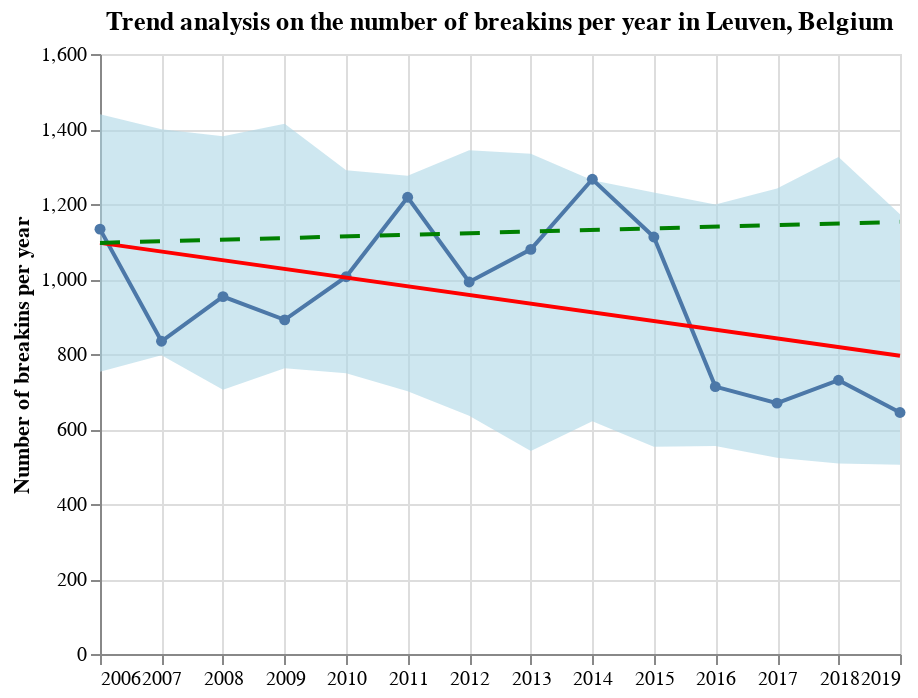

Notebook source saved alongside this figure:
### Code cell
y_low  = results.params['Intercept'] # ?ost likely value of the intercept
y_high = results.params['Intercept'] + results.conf_int()[1]['index'] * df.shape[0] # Value of upward trend for the last year
df_upward_trend = pd.DataFrame({'year':[df['year'].min(), df['year'].max()], 
                                'breakins':[y_low, y_high]})
possible_upwards_trend = alt.Chart(df_upward_trend).mark_line(
    color='green',
    strokeDash=[10,10]
).encode(
    x='year:T',
    y=alt.Y('breakins:Q',
    title='Number of breakins per year')
)

points = alt.Chart(df).mark_line(point=True).encode(x='year', y='breakins', tooltip='breakins')
(ci + points  + points.transform_regression('year', 'breakins').mark_line(color='red') 
              + possible_upwards_trend).properties(
    title='Trend analysis on the number of breakins per year in Leuven, Belgium'
)

### Figure 1 — Vega-Lite specification as saved in the notebook (floating-point values rounded to 4 significant figures)
{"config": {"view": {"continuousWidth": 400, "continuousHeight": 300}}, "layer": [{"mark": "area", "encoding": {"color": {"value": "lightblue"}, "opacity": {"value": 0.6}, "x": {"type": "temporal", "field": "year", "title": ""}, "y": {"type": "quantitative", "field": "lo"}, "y2": {"field": "hi", "title": ""}}}, {"mark": {"type": "line", "point": true}, "encoding": {"tooltip": {"type": "quantitative", "field": "breakins"}, "x": {"type": "temporal", "field": "year"}, "y": {"type": "quantitative", "field": "breakins"}}}, {"mark": {"type": "line", "color": "red"}, "encoding": {"tooltip": {"type": "quantitative", "field": "breakins"}, "x": {"type": "temporal", "field": "year"}, "y": {"type": "quantitative", "field": "breakins"}}, "transform": [{"on": "year", "regression": "breakins"}]}, {"data": {"name": "data-522f335f17ee0747b6f26c514695809d"}, "mark": {"type": "line", "color": "green", "strokeDash": [10, 10]}, "encoding": {"x": {"type": "temporal", "field": "year"}, "y": {"type": "quantitative", "field": "breakins", "title": "Number of breakins per year"}}}], "data": {"name": "data-384f6bc799ddef2ecd9ff23431f0ffd3"}, "title": "Trend analysis on the number of breakins per year in Leuven, Belgium", "$schema": "https://vega.github.io/schema/vega-lite/v4.0.2.json", "datasets": {"data-384f6bc799ddef2ecd9ff23431f0ffd3": [{"year_int": 2006, "breakins": 1133, "year": "2006-01-01T00:00:00", "lo": 752.6, "hi": 1440.0}, {"year_int": 2007, "breakins": 834, "year": "2007-01-01T00:00:00", "lo": 796.8, "hi": 1399.0}, {"year_int": 2008, "breakins": 953, "year": "2008-01-01T00:00:00", "lo": 704.9, "hi": 1381.0}, {"year_int": 2009, "breakins": 891, "year": "2009-01-01T00:00:00", "lo": 762.1, "hi": 1414.0}, {"year_int": 2010, "breakins": 1006, "year": "2010-01-01T00:00:00", "lo": 748.6, "hi": 1290.0}, {"year_int": 2011, "breakins": 1218, "year": "2011-01-01T00:00:00", "lo": 700.7, "hi": 1276.0}, {"year_int": 2012, "breakins": 992, "year": "2012-01-01T00:00:00", "lo": 635.3, "hi": 1343.0}, {"year_int": 2013, "breakins": 1079, "year": "2013-01-01T00:00:00", "lo": 541.4, "hi": 1334.0}, {"year_int": 2014, "breakins": 1266, "year": "2014-01-01T00:00:00", "lo": 620.9, "hi": 1263.0}, {"year_int": 2015, "breakins": 1112, "year": "2015-01-01T00:00:00", "lo": 552.6, "hi": 1231.0}, {"year_int": 2016, "breakins": 713, "year": "2016-01-01T00:00:00", "lo": 554.5, "hi": 1199.0}, {"year_int": 2017, "breakins": 669, "year": "2017-01-01T00:00:00", "lo": 523.2, "hi": 1241.0}, {"year_int": 2018, "breakins": 730, "year": "2018-01-01T00:00:00", "lo": 507.8, "hi": 1325.0}, {"year_int": 2019, "breakins": 644, "year": "2019-01-01T00:00:00", "lo": 504.6, "hi": 1173.0}], "data-522f335f17ee0747b6f26c514695809d": [{"year": "2006-01-01T00:00:00", "breakins": 1096.0}, {"year": "2019-01-01T00:00:00", "breakins": 1152.0}]}}
